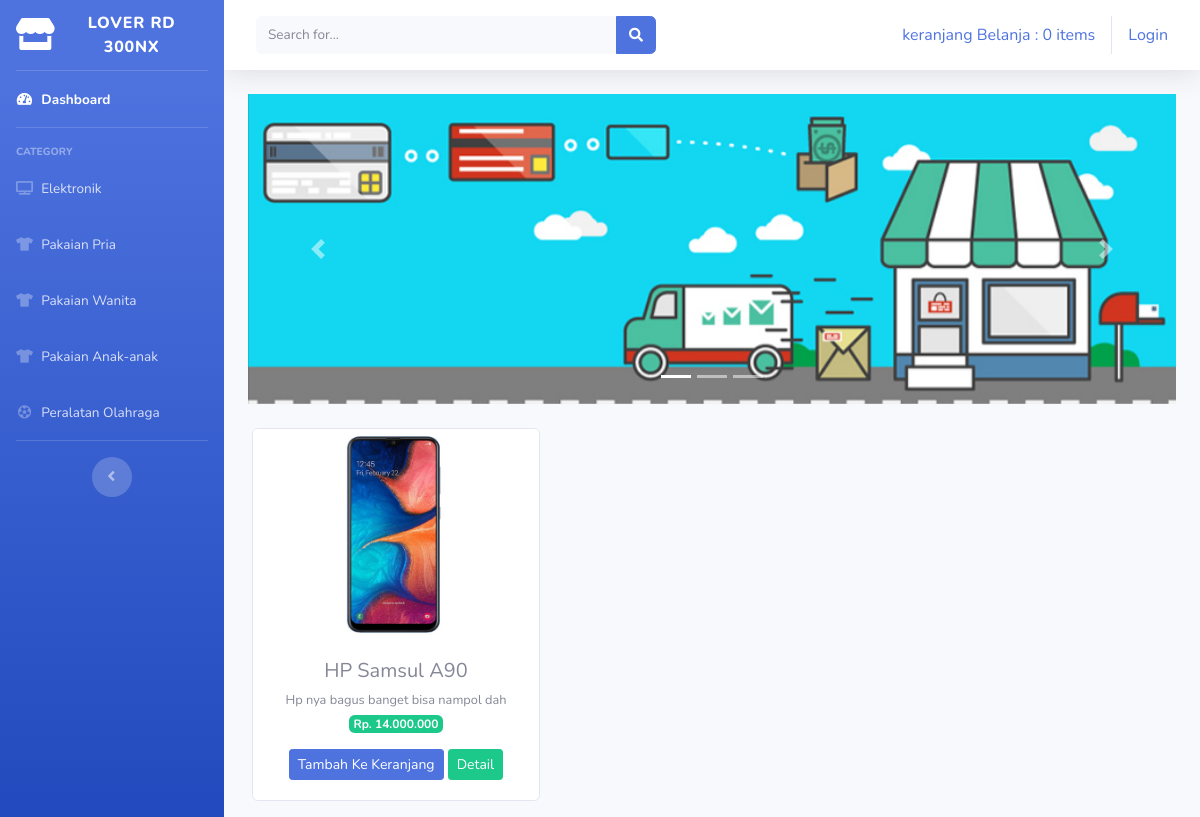
/index.php/kategori/elektronik, run on the app's committed database.
### tables this page shows
CREATE TABLE `tb_barang` (
  `id_brg` int(11) NOT NULL,
  `nama_brg` varchar(120) NOT NULL,
  `keterangan` varchar(225) NOT NULL,
  `kategori` varchar(60) NOT NULL,
  `harga` int(11) NOT NULL,
  `stok` int(4) NOT NULL,
  `gambar` text NOT NULL
);

### application/controllers/kategori.php (called while the page is built, shortened)
<?php
class Kategori extends CI_Controller{
	public function elektronik()
	{
		$data['elektronik'] = $this->model_kategori->data_elektronik()->result();
		$this->load->view('templates/header');
		$this->load->view('templates/sidebar');
		$this->load->view('elektronik', $data);
		$this->load->view('templates/footer');
	}
}
 ?>

### index.php (called while the page is built, shortened)
<?php
require_once BASEPATH.'core/CodeIgniter.php';

### application/models/model_kategori.php (called while the page is built, shortened)
<?php
class Model_kategori extends CI_Model{
	public function data_elektronik()
	{
		return $this->db->get_where("tb_barang", array('kategori' => 'elektronik'));
	}
}
 ?>

### application/views/elektronik.php (the view, shortened to what this page needs)
<div class="container-fluid">
	<div id="carouselExampleIndicators" class="carousel slide" data-ride="carousel">
	  <ol class="carousel-indicators">
	    <li data-target="#carouselExampleIndicators" data-slide-to="0" class="active"></li>
	    <li data-target="#carouselExampleIndicators" data-slide-to="1"></li>
	    <li data-target="#carouselExampleIndicators" data-slide-to="2"></li>
	  </ol>
	  <div class="carousel-inner">
	    <div class="carousel-item active">
	      <img src="<?php echo base_url('assets/img/slider1.jpg') ?>" class="d-block w-100" alt="...">
	    </div>
	  </div>
	  <a class="carousel-control-prev" href="#carouselExampleIndicators" role="button" data-slide="prev">
	    <span class="carousel-control-prev-icon" aria-hidden="true"></span>
	  </a>
	  <a class="carousel-control-next" href="#carouselExampleIndicators" role="button" data-slide="next">
	    <span class="carousel-control-next-icon" aria-hidden="true"></span>
	  </a>
	</div>
	<div class="row text-center mt-4">
		<?php foreach ($elektronik as $brg) : ?>
			<div class="card ml-3 mb-3" style="width: 18rem;">
			  <img src="<?php echo base_url().'/uploads/'.$brg->gambar ?>" class="card-img-top" alt="...">
			  <div class="card-body">
			    <h5 class="card-title mb-1"><?php echo $brg->nama_brg ?></h5>
			    <small><?php echo $brg->keterangan ?></small><br>
			    <span class="badge badge-success mb-3">Rp. <?php echo number_format($brg->harga, 0,',','.') ?></span><br>
			    <?php echo anchor('dashboard/tambah_ke_keranjang/'.$brg->id_brg,'<div class="btn btn-sm btn-primary">Tambah Ke Keranjang</div>') ?>
			    <?php echo anchor('dashboard/detail/'.$brg->id_brg,'<div class="btn btn-sm btn-success">Detail</div>') ?>
			  </div>
			</div>
		<?php endforeach; ?>
	</div>
</div>

### data on the page
tb_barang: gambar (picture), nama_brg "HP Samsul A90", keterangan "Hp nya bagus banget bisa nampol dah", harga "14.000.000", id_brg "Tambah Ke Keranjang", id_brg "Detail"

### other printed values
anchor('dashboard/detail_keranjang', $keranjang ) "keranjang Belanja : 0 items"
anchor('auth/login','Login') "Login"
